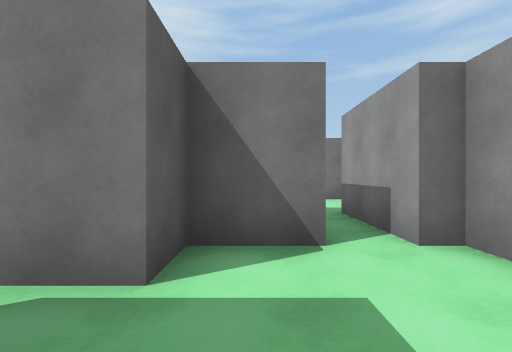
[1] (above)

16 first-person views from a walk through a Unity game level. The camera is 1.5 m above the floor, looks level and sees 90° across. The floor is counted in squares, 2 m on a side. Each view is taken from the middle of a square. On the plan, view 1 faces up. The plan holds only what a view shows up to about 9 squares ahead; the rest is blank. The place goes on beyond the plan. The player is left out.

[2]
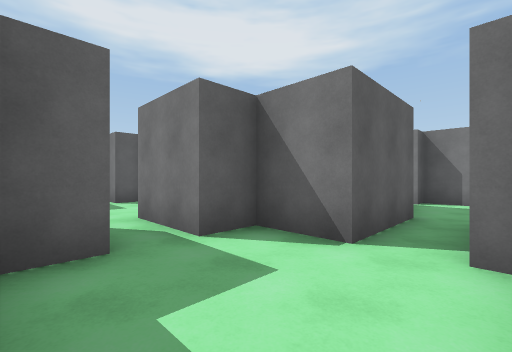

[3]
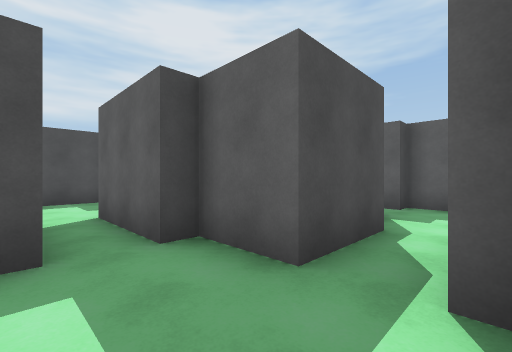

[4]
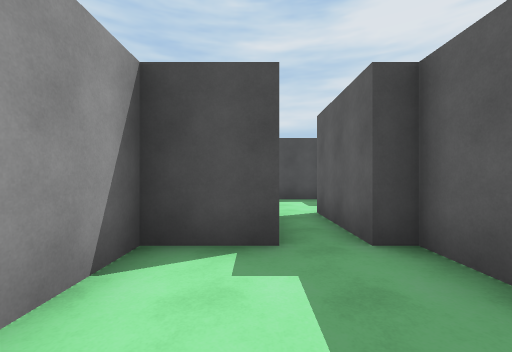

[5]
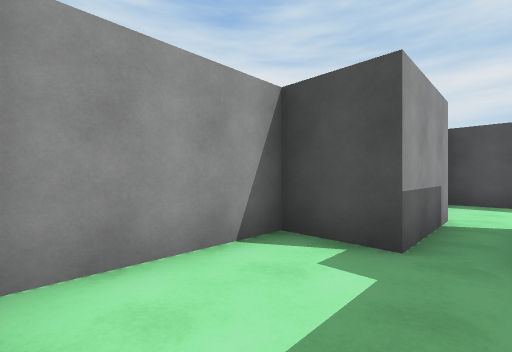

[6]
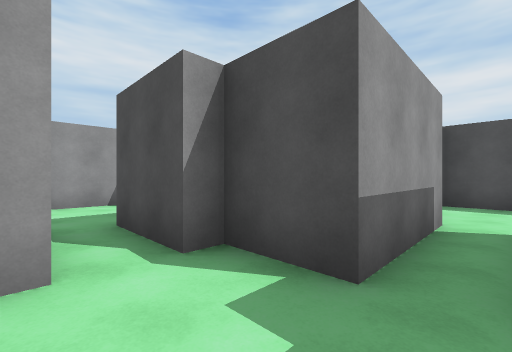

[7]
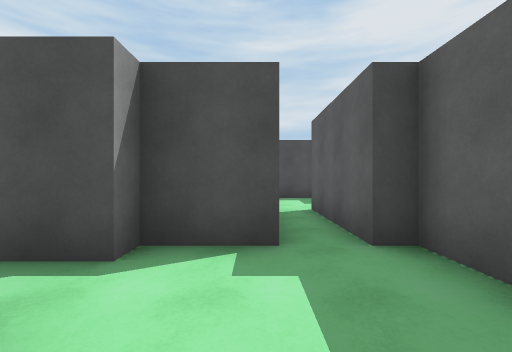

[8]
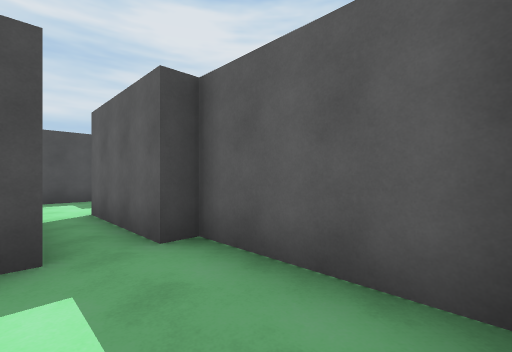

[9]
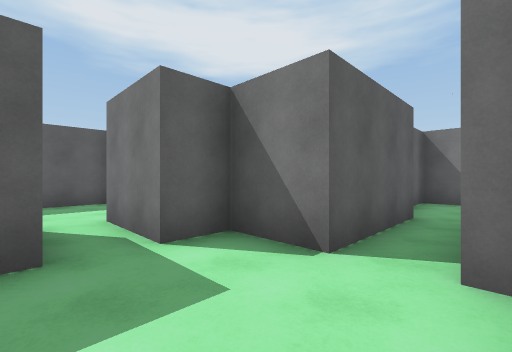

[10]
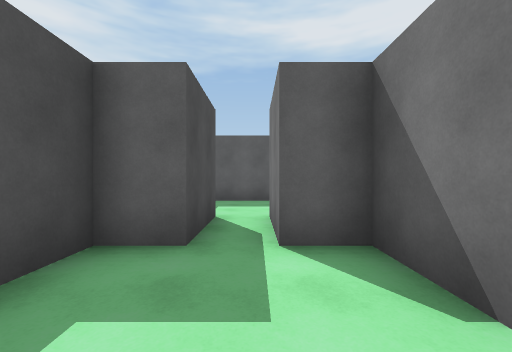

[11]
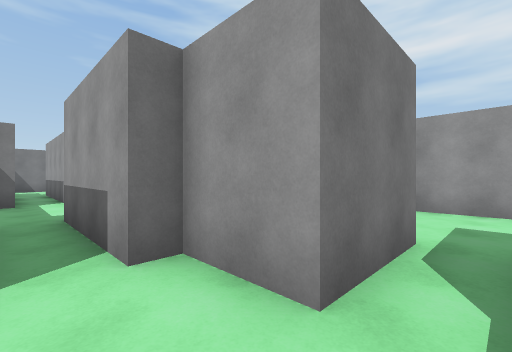

[12]
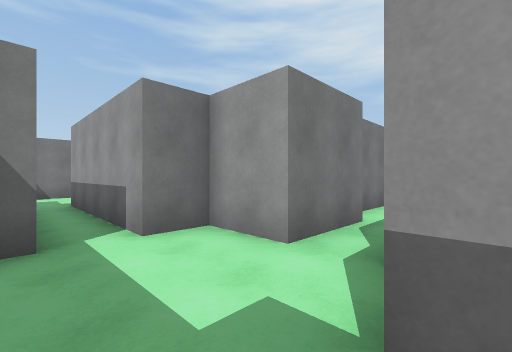

[13]
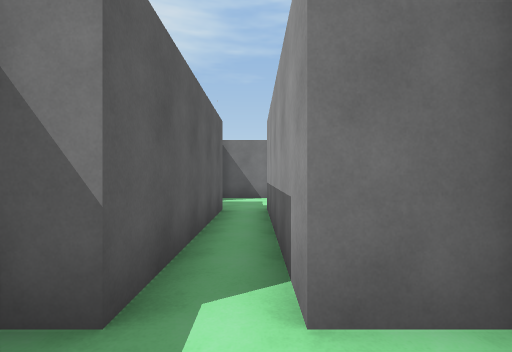

[14]
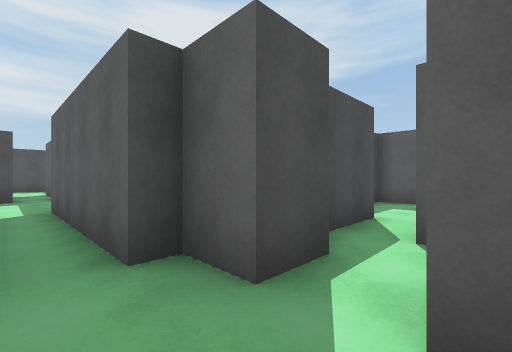

[15]
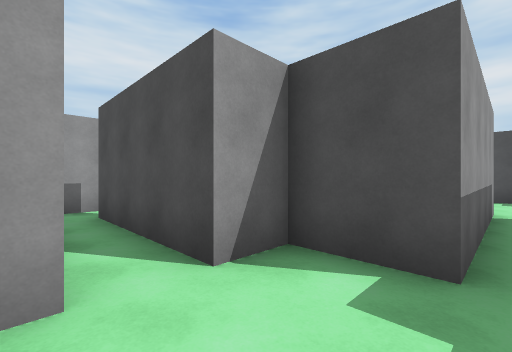

[16]
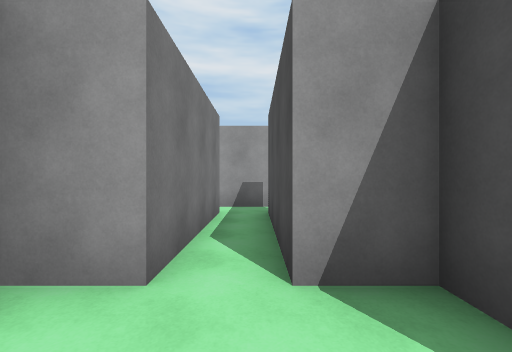

### Floor plan
Points are (right, up) in squares from view 1. A wall is a line through its corners. A room is listed if a view was taken in it or the views show most of it. See-through windows are left out.
Room 1 (views 1, 2)
walls: (2.3, 1) (2.3, 2.8) (1.8, 2.8); (0, -0.3) (2.2, -0.3); (-0.7, 0.8) (-0.7, 0); (0.7, 2.8) (-0.7, 2.8) (-0.7, 1.7) (-2.7, 1.7)
ways out: opening at (1, 3) to room 2; opening at (-1.5, 1) to room 4
Room 2 (views 3, 4, 5)
walls: (-1.8, 6.8) (0.2, 6.8) (0.2, 5.2) (0.7, 5.2) (0.7, 2.8); (2.9, 8.3) (0.2, 8.3) (0.2, 7.7) (-1.8, 7.7); (1.8, 2.8) (1.8, 5.2) (3.2, 5.2) (3.2, 8)
ways out: opening at (1, 3) to room 1; opening at (-0.5, 7) to room 3
Room 3 (views 6, 7, 8, 12, 13)
walls: (-1.8, 7.7) (-1.8, 9.2) (-2.7, 9.2); (-3.7, 9.2) (-4.8, 9.2) (-4.8, 6.2) (-4.3, 6.2) (-4.3, 3.3); (-3.2, 3.3) (-3.2, 6.2) (-1.8, 6.2) (-1.8, 6.8)
ways out: opening at (-0.5, 7) to room 2; opening at (-4, 4) to room 4; opening at (-3, 10) to room 5
Room 4 (views 9, 10, 11)
walls: (-4.3, 3.3) (-5.7, 3.3) (-5.7, 2.3) (-7.8, 2.3); (-2.7, 1.7) (-2.7, 3.3) (-3.2, 3.3); (-7.8, 1.3) (-5.7, 1.3) (-5.7, 0.3) (-2.8, 0.3)
ways out: opening at (-1.5, 1) to room 1; opening at (-4, 4) to room 3; opening at (-6.5, 2)
Room 5 (views 14, 15, 16)
walls: (-5.2, 14.7) (-4.3, 14.7) (-4.3, 13.7) (-3.7, 13.7) (-3.7, 9.2); (-2.2, 16.7) (-4.1, 16.7); (-2.7, 9.2) (-2.7, 13.7) (-1.3, 13.7) (-1.3, 14.7) (2.2, 14.7); (2.2, 15.7) (-1.3, 15.7) (-1.3, 16.8)
ways out: opening at (-3, 10) to room 3; opening at (-5, 15)

Where each view was taken, in squares from view 1:
view 1: 0 up, 0 right, facing up
view 2: 0 up, 2 right, facing up-left
view 3: 8 up, 2 right, facing down-left
view 4: 8 up, 2 right, facing down
view 5: 8 up, 1 right, facing down-right
view 6: 8 up, 4 left, facing down-right
view 7: 9 up, 3 left, facing down
view 8: 9 up, 3 left, facing down-left
view 9: 1 up, 3 left, facing up-left
view 10: 2 up, 3 left, facing left
view 11: 1 up, 4 left, facing up-right
view 12: 6 up, 4 left, facing up-right
view 13: 8 up, 3 left, facing up
view 14: 16 up, 3 left, facing down-left
view 15: 16 up, 3 left, facing down-right
view 16: 15 up, 3 left, facing right
